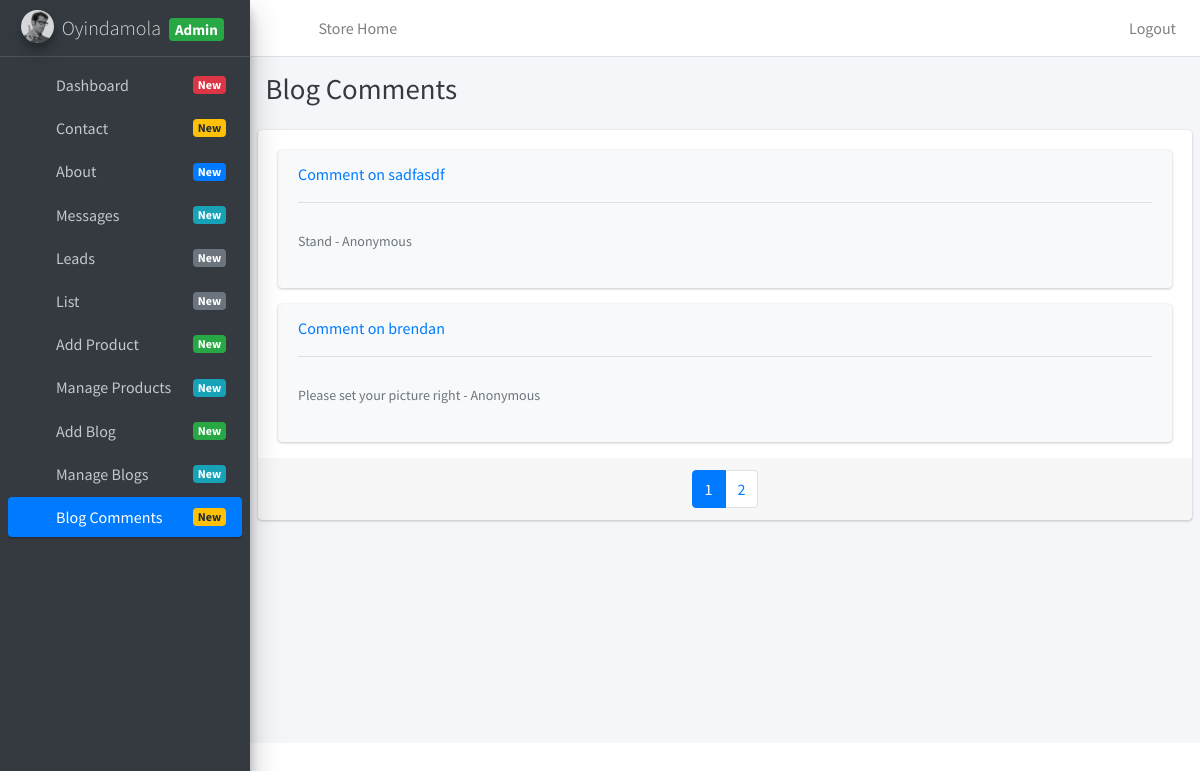
The app's page /blog_comments (signed in) with its own data.
### App_admin/models.py (models this page shows, shortened)
class BlogComment(models.Model):
    id = models.AutoField(primary_key=True)
    blog_id = models.ForeignKey(Blog, on_delete = models.CASCADE)
    comment = models.CharField(max_length=250)
    created_at = models.DateTimeField(auto_now=True)
    def __str__(self):
        return self.blog_id.title

class Blog(models.Model):
    id = models.AutoField(primary_key=True)
    title = models.CharField(max_length=20)
    description = models.CharField(max_length=30)
    image = models.FileField()
    created_at = models.DateTimeField(auto_now_add = True)
    udpated_at = models.DateTimeField(auto_now = True)

### App_admin/views.py (the view)
# urls.py: path('blog_comments', blog_comments, name="blog_comments"),
@login_required
def blog_comments(request):
    comments = BlogComment.objects.all()
    print(comments)
    context = {"comments":comments}
    return render(request, "admin_templates/blog_comments.html", context)

### templates/admin_templates/blog_comments.html (shortened to what this page needs)
{% extends 'admin_templates/base.html' %}
{% block page_title %} Blog Comments {% endblock %}
{% block content %}
<section class="content">
    <div class="card card-solid">
      <div class="card-body pb-0">
        <div class="row d-flex align-items-stretch">
          {% for comment in comments %}
          <div class="col-12">
            <div class="card bg-light">
              <div class="card-header text-primary border-bottom-0">
                 Comment on {{comment.blog_id.title}}
                <hr />
              </div>
              <div class="card-body pt-0">
                <div class="row">
                  <div class="col-7">
                    <p class="text-muted text-sm">
                      {{comment.comment}} - Anonymous
                    </p>
                  </div>
                </div>
              </div>
            </div>
          </div>
          {% endfor %}
        </div>
      </div>
      <div class="card-footer">
        <nav aria-label="Contacts Page Navigation">
          <ul class="pagination justify-content-center m-0">
            <li class="page-item active"><a class="page-link" href="#">1</a></li>
            <li class="page-item"><a class="page-link" href="#">2</a></li>
          </ul>
        </nav>
      </div>
    </div>
</section>
{% endblock content %}

### records on screen
BlogComment: blog_id "sadfasdf", comment "Stand"
BlogComment: blog_id "brendan", comment "Please set your picture right"
